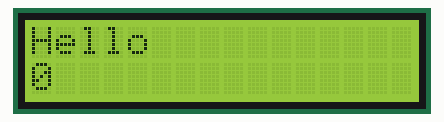
The sketch below on a simulated Arduino Mega 2560, built with avr-gcc and run on an emulated ATmega2560. Parts: 16×2 character LCD.

Above: at 0.1 s.
At 4.1 s:
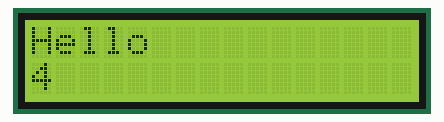
At 9.1 s:
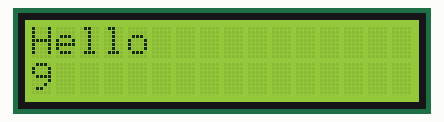
At 19.1 s:
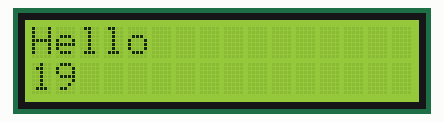
At 29.1 s:
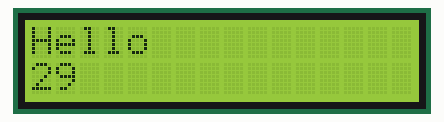
At 39.1 s:
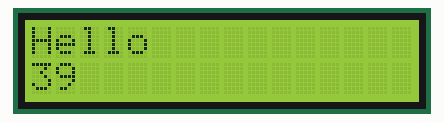

The sketch:

lcd_code.ino
```cpp
#include <LiquidCrystal.h>
LiquidCrystal lcd(13,12,11,10,9,8);
void setup() {
 lcd.begin(16,2);
 lcd.print("Hello");
}

void loop() {
  lcd.setCursor(0,1);
  lcd.print(millis()/1000);
}
```

Measured:
- what the display in image 1 shows lasts 1.0 s, from 4.0 s to 5.0 s
